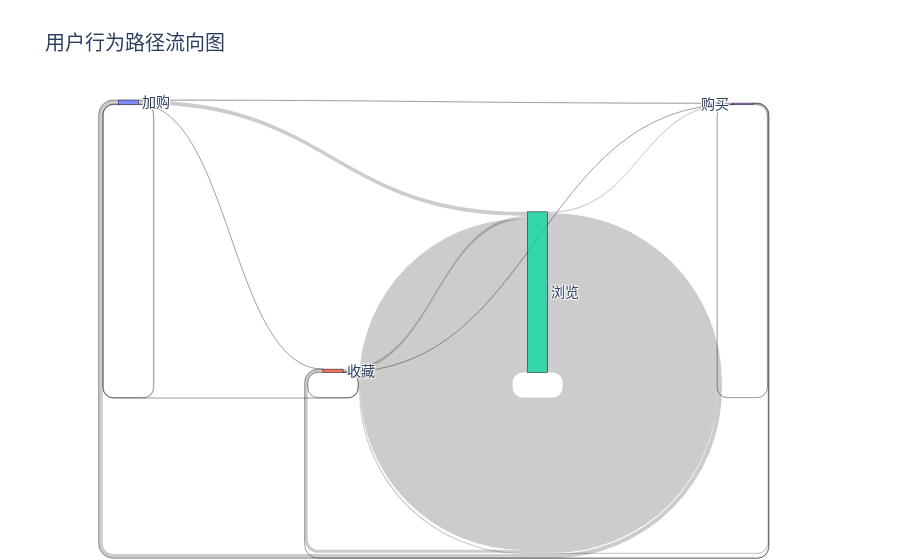

Notebook source saved alongside this figure:
### Code cell
import pandas as pd
import plotly.graph_objects as go
import matplotlib.pyplot as plt

# 读取数据
df['time'] = pd.to_datetime(df['time'])

# 为行为添加名称映射
behavior_map = {1: "浏览", 2: "收藏", 3: "加购", 4: "购买"}
df['behavior_type'] = df['behavior_type'].map(behavior_map)

# 取用户前几次行为形成序列（避免超长路径）
df = df.sort_values(by=["user_id", "time"])
df["next_behavior"] = df.groupby("user_id")["behavior_type"].shift(-1)

# 构造路径对（当前行为 ➜ 下一个行为）
path_df = df.dropna(subset=["next_behavior"])
path_counts = path_df.groupby(["behavior_type", "next_behavior"]).size().reset_index(name="count")

# 构造 Sankey 所需格式
labels = list(set(path_counts['behavior_type']) | set(path_counts['next_behavior']))
label_index = {label: i for i, label in enumerate(labels)}

sources = path_counts['behavior_type'].map(label_index)
targets = path_counts['next_behavior'].map(label_index)
values = path_counts['count']

# 画 Sankey 图
fig = go.Figure(data=[go.Sankey(
    node=dict(label=labels, pad=15, thickness=20, line=dict(color="black", width=0.5)),
    link=dict(source=sources, target=targets, value=values)
)])
fig.update_layout(title_text="用户行为路径流向图", font_size=14)
fig.show()

### Figure 1 — Plotly figure (JSON) as saved in the notebook; plotly's stock layout.template omitted (floating-point values rounded to 4 significant figures)
{"data": [{"link": {"source": [0, 0, 0, 0, 1, 1, 1, 1, 2, 2, 2, 2, 3, 3, 3, 3], "target": [0, 1, 2, 3, 0, 1, 2, 3, 0, 1, 2, 3, 0, 1, 2, 3], "value": [37006, 3031, 288048, 11628, 3125, 22581, 213169, 1020, 288372, 213180, 10825874, 90059, 11239, 1084, 90362, 16057]}, "node": {"label": ["加购", "收藏", "浏览", "购买"], "line": {"color": "black", "width": 0.5}, "pad": 15, "thickness": 20}, "type": "sankey"}], "layout": {"font": {"size": 14}, "title": {"text": "用户行为路径流向图"}}}
